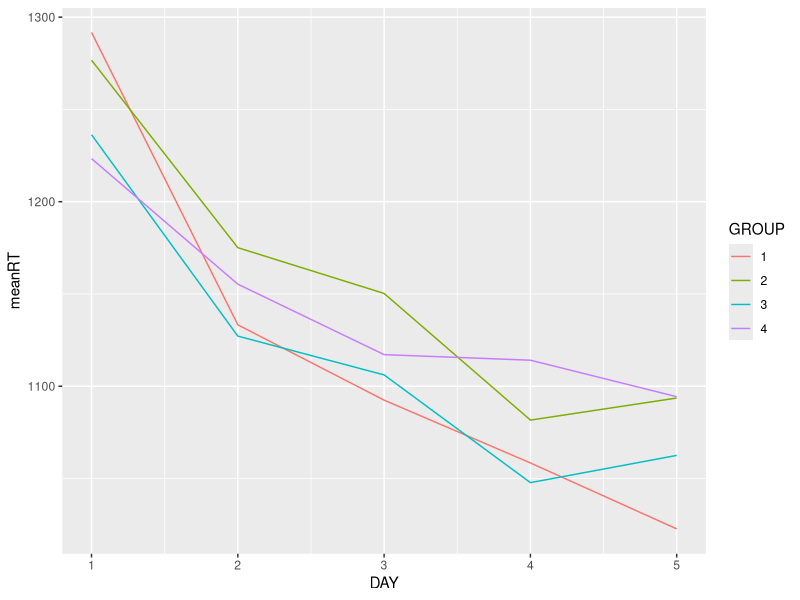
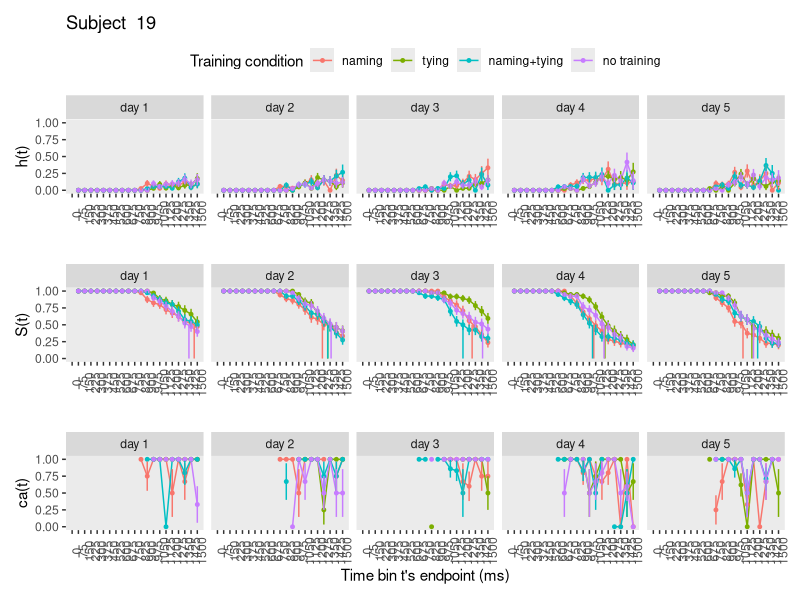
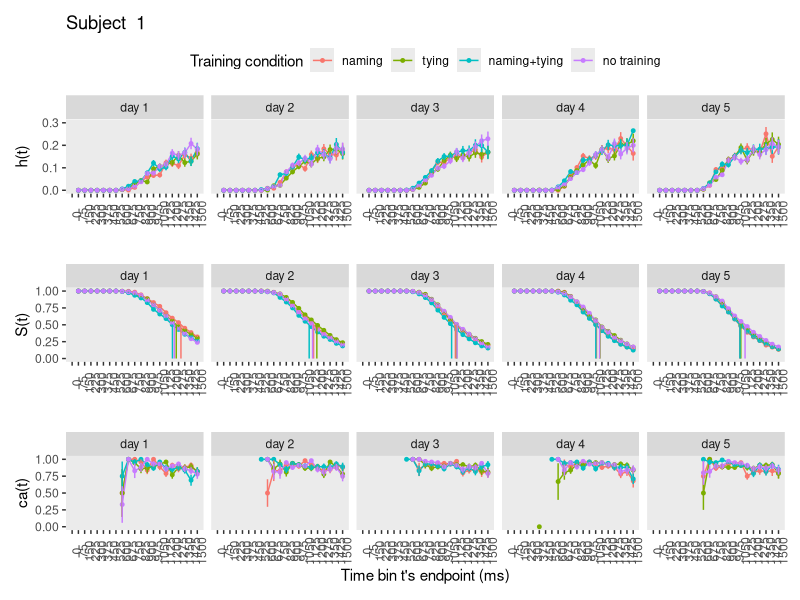
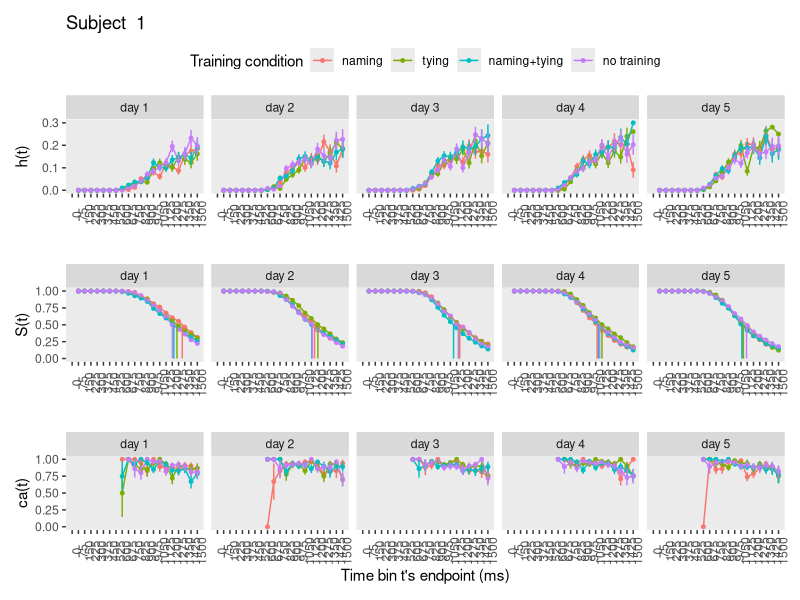
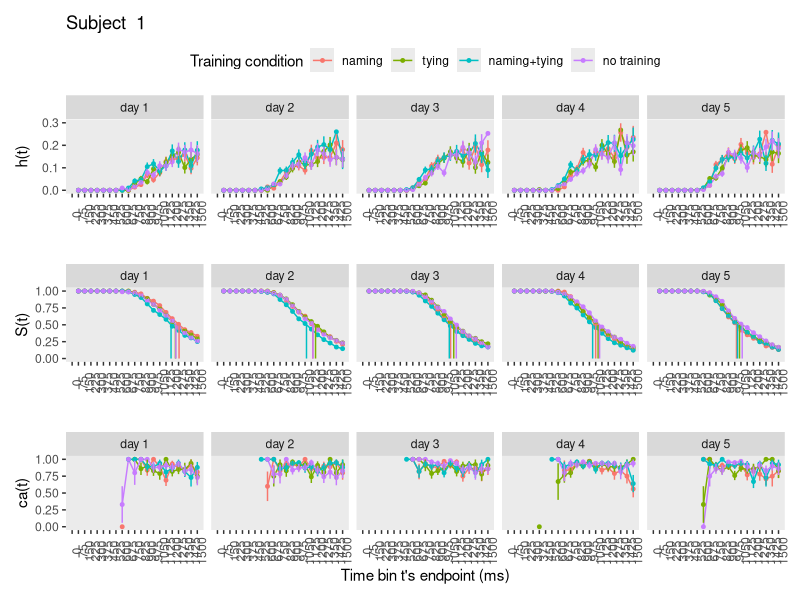
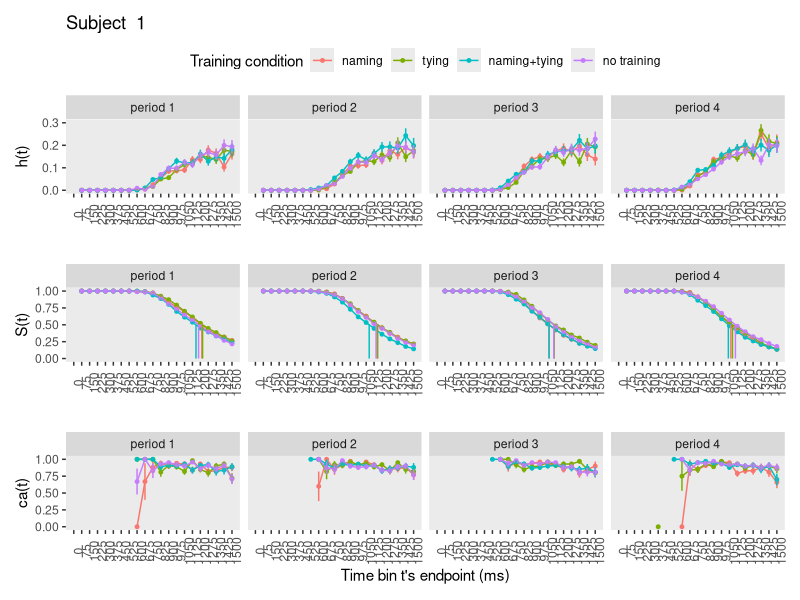
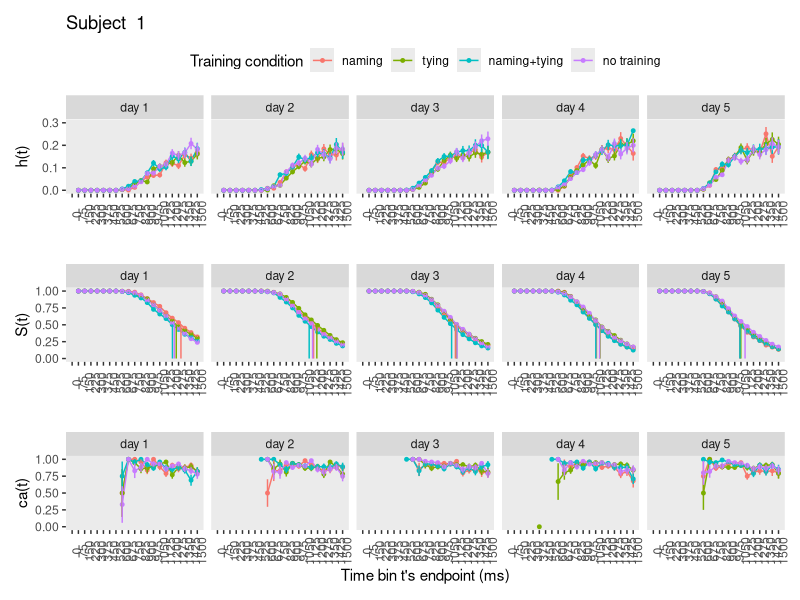
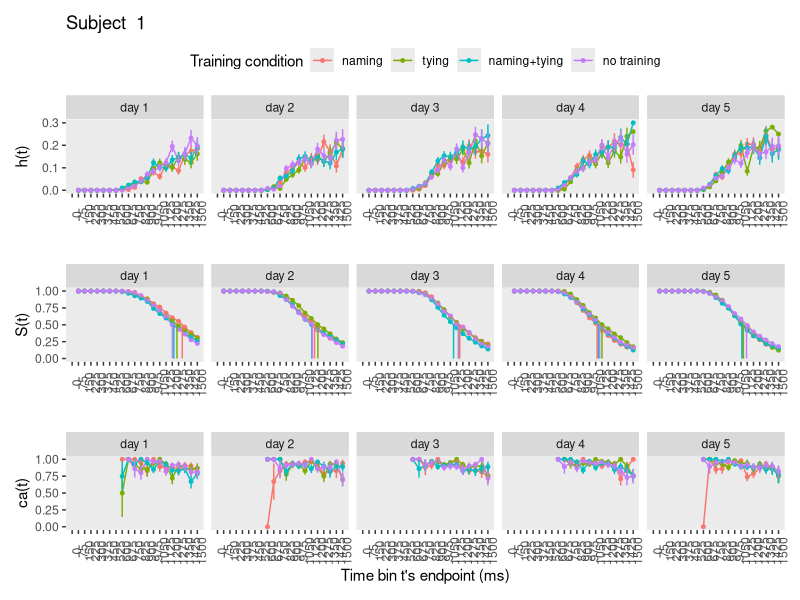

Recreate these plots in R, in order.
## ---- chunk 1
knitr::opts_chunk$set(echo = TRUE)
## ---- chunk 2
library(tidyverse) # data wrangling
library(patchwork) # combine figures
## ---- chunk 3
# load the datafile
data_orig <- read_csv(file = "data/data.csv") # 15120 obs. of 17 variables
summary(data_orig)

# check
test <- data_orig %>% group_by(pid, DAY, SESSION) %>% summarise(N = n())
print.data.frame(test)

# Missing 11 sessions (of 200 sessions): 
# s2 of d1 of s1
# s2 of d2 of s3
# s2 of d5 of s3
# s1 of d2 of s7
# s2 of d1 of s14
# s2 of d1 of s15
# s2 of d2 of s15
# s2 of d1 of s16
# s2 of d2 of s17
# s2 of d3 of s17
# s2 of d5 of s17

# remove trials where response = NA (452 trials)
data2 <- data_orig %>% drop_na() # 14668 trials left
head(data2)

# select relevant variables, and add accuracy column
data2 <- data2 %>%
  select(pid, RESPONSE, RT, GROUP, MATCH, DAY, SESSION) %>%
  mutate(acc = ifelse(RESPONSE==MATCH,1,0))
head(data2)

# select correct trials
data2_acc <- data2 %>% filter(acc==1) # 12783 trials
head(data2_acc)

# eliminate fastest and slowest 10% of trials, for each testing session of 80 trials:

# combine day and session info
data2_acc <- data2_acc %>% mutate(testsession = (2*(DAY-1)) + SESSION )

# nest data within pid x testsession
data2_acc_nest <- data2_acc %>% group_nest(pid,testsession)

pluck(data2_acc_nest,3,1)

# define function to sort RT, calculate 10%, and remove slowest and fastest trials
trim_data <- function(df){
  df <- df %>% arrange(RT)
  Ntrials <- nrow(df) 
  Nperc <- floor(floor(Ntrials/10) / 2) 
  df <- df %>% mutate(trim=1) # column 8
  df[1:Nperc,8] <- 0
  df[(nrow(df)-Nperc):nrow(df),8] <- 0
  df <- df %>% filter(trim==1)
  return(df)
}

data2_acc_trim <- data2_acc_nest %>% 
                     mutate(trimmed  = map(data, trim_data)) 

pluck(data2_acc_trim,4,1)

# unnest
data3 <- data2_acc_trim %>% 
                        select(pid, testsession, trimmed) %>%  unnest(trimmed)
head(data3)
summary(data3)

# plot mean RT for session 2
data3 <- data3 %>% mutate(GROUP = factor(GROUP, levels = 1:4))
data3 %>% filter(SESSION==2) %>% 
  group_by(DAY, GROUP) %>% summarise(meanRT = mean(RT)) %>%
  ggplot(mapping = aes(DAY, meanRT, group=GROUP, color=GROUP)) + geom_line()
## ---- chunk 4
# load the datafile
data_orig <- read_csv(file = "data/data.csv") # 15120 obs. of 17 variables

summary(data_orig)

data_orig %>% head(n=20)

# pid: 1-20 ? 
# RT: 375-2499 ms / NA: 452
# RESPONSE: 1 = match, 2 = nomatch / NA: 452
# GROUP: 1 - 4
# MATCH: 1 = yes, 2 = no
# DAY: 1 - 5

# select relevant variables, and add accuracy column
data <- data_orig %>%
  select(pid, RESPONSE, RT, GROUP, MATCH, DAY) %>%
  mutate(acc = ifelse(RESPONSE==MATCH,1,0))

# check...
head(data)
summary(data)
data %>% group_by(GROUP) %>% count() # 3780 trials per GROUP

# Rename columns to match with functions
names(data) <- c("pid", "resp", "RT", "iv2", "match", "iv1", "acc")
head(data)

# Add trial number per subject
data <- data %>% group_by(pid) %>% mutate(trial = row_number()) %>% ungroup()
head(data)
summary(data)

# check number of trials per GROUP and subject
SUM <- data %>% group_by(pid,iv2) %>% count() 
print.data.frame(SUM) # 140, 160, 180, or 200 trials per GROUP per subject...

# remove trials where response = NA
data_clean <- data %>% drop_na() # 14668 trials left
head(data_clean)

# add condition indicating each combination of iv2 (GROUP) and iv1 (day)
data_clean <- data_clean %>% mutate(condition = (4*(iv1-1)) + iv2) 
head(data_clean) 
summary(data_clean)
## ---- chunk 5
data_nested <- data_clean %>% group_nest(pid)
## ---- chunk 6
censor <- function(df, timeout, bin_width){
  if(!(timeout %% bin_width == 0)){
    return("The censoring time must be a multiple of the bin width!")
  }
  df %>% mutate(right_censored = 0,
                RT2 = ifelse(RT > timeout, timeout, RT) %>% round(digits=2),
                right_censored = ifelse(RT2 == timeout,1,right_censored),
                dRT = ceiling(RT2/bin_width),
                cens_time = timeout, bin_width = bin_width)
}
## ---- chunk 7
ptb <- function(df){
  df %>% uncount(weights = dRT) %>% 
         group_by(trial) %>% 
         mutate(period = 1:n()) %>% 
         mutate(event = if_else(period == max(period) & right_censored == 0, 1, 0)) %>% 
         ungroup()
}
## ---- chunk 8
setup_lt_2iv <- function(ptb){
  ptb %>% mutate(event = str_c("event", event)) %>%
          group_by(condition, iv1, iv2, period) %>% 
          count(event) %>% 
          ungroup() %>% 
          pivot_wider(names_from = event,
                      values_from = n) %>% 
          mutate(event0 = ifelse(is.na(event0),0,event0), # replace NA with 0
                 event1 = ifelse(is.na(event1),0,event1),
                 risk_set = event0 + event1) %>% # define the risk set
          mutate(hazard = (event1 / risk_set) %>% round(digits = 3)) %>% # calculate hazard estimate
          mutate(se_haz = sqrt((hazard * (1 - hazard)) / risk_set) %>% round(digits = 4)) %>% # se hazard
          group_by(condition) %>%
          mutate(survival = (cumprod(1-hazard)) %>% round(digits = 4), # calculate survival estimate
                 term     = (cumsum(hazard / (risk_set * (1 - hazard)))) %>% round(digits = 7),
                 se_surv  = (survival * sqrt(term)) %>% round(digits = 5)  ) %>% # Greenwood's (1926) approximation
          ungroup() 
}
## ---- chunk 9
calc_ca <- function(df){
  df %>% filter(right_censored==0) %>%
         group_by(condition,dRT,cens_time,bin_width) %>%
         summarize(ca = mean(acc) %>% round(digits = 2),
                   n = n(),
                   .groups = 'drop') %>%
         ungroup() %>%
         mutate(period = dRT,
                se_ca = sqrt((ca * (1-ca)) / n) %>% round(digits = 3)) %>%
         select(-dRT)
}
## ---- chunk 10
join_lt_ca <- function(df1,df2){df1 %>% left_join(df2, join_by(condition,period))}
## ---- chunk 11
extract_median <- function(df){
  above_pct50 <- df %>% 
      group_by(condition) %>%
      filter(survival > .5) %>% 
      slice(n()) # take last row
  below_pct50 <- df %>% 
      group_by(condition) %>%
      filter(survival < .5) %>% 
      slice(1) # take first row
  # pull period above
  period_above <- pull(above_pct50, period)
  # pull survivor function values
  survival_above <- pull(above_pct50, survival)
  survival_below <- pull(below_pct50, survival)
  # estimate median by interpolation
  median_period <- period_above+((survival_above-.5)/(survival_above-survival_below))*((period_above+1)-period_above)
}
## ---- chunk 12
plot_eha_2iv <- function(df,subj){
  library(patchwork)
  cutoff <- df %>% pull(cens_time) %>% max(na.rm=T)
  binsize <- df %>% pull(bin_width) %>% max(na.rm=T)
  median_period <- extract_median(df)
  n_iv1 <- nlevels(factor(df$iv1))
  n_iv2 <- nlevels(factor(df$iv2))
  n_conditions <- n_iv1*n_iv2
  # set up tibble to plot vertical lines indicating S(t).50 for each condition
  data_median <- c()
  for(i in 1:n_conditions){
    data_median <- append(data_median, c(median_period[i], median_period[i]))
  }
  data_medians <- tibble(period= data_median,
                         survival = rep(c(.5, 0),n_conditions),
                         condition = rep(1:n_conditions, each=2),
                         train =  factor(rep(rep(1:n_iv2, each=2),n_iv1),levels=c(1:4),labels=c("naming", "tying", "naming+tying","no training")),
                         day = factor(rep(1:n_iv1, each=2*n_iv2),levels=c(1:5),labels=str_c("day ",1:5)  ))
  
p1 <-df %>% 
  mutate(day = factor(iv1,levels=c(1:5),labels=str_c("day ",1:5)  )) %>% 
  mutate(train = factor(iv2,levels=c(1:4),labels=c("naming", "tying", "naming+tying","no training")  )) %>% 
                           
  ggplot(aes(x=period, color=train, group=train)) +
  geom_line(aes(y=hazard)) +
  geom_point(aes(y=hazard), size=1) + labs(color="Training condition") +
  geom_linerange(aes(ymin=hazard-se_haz, ymax=hazard+se_haz), show.legend = F) +
  scale_x_continuous(breaks = c(0,1:(cutoff/binsize)), labels=c(0,1:(cutoff/binsize)*binsize),
                     limits = c(0,cutoff/binsize)) +
  scale_y_continuous(limits = c(0,1)) +
  labs(x="", y="h(t)", title = paste("Subject ", subj)) +
  theme(legend.background = element_rect(fill = "transparent"),
        panel.grid = element_blank(),
        legend.position = "top",
        axis.text.x = element_text(angle=90)) +
  facet_wrap(~day, nrow=1,ncol=5)

p2 <-df %>%
  mutate(day = factor(iv1,levels=c(1:5),labels=str_c("day ",1:5)  )) %>% 
  mutate(train = factor(iv2,levels=c(1:4),labels=c("naming", "tying", "naming+tying", "no training")  )) %>% 
  ggplot(aes(x=period, color=train, group=train)) +
  geom_line(aes(y=survival), show.legend = F) +
  geom_point(aes(y=survival), size=1, show.legend = F) +
  
  geom_linerange(aes(ymin=survival-se_surv, ymax=survival+se_surv), show.legend = F) +
  # add medians
  geom_path(aes(x=period, y=survival),
            data = data_medians, 
            linetype = 1, show.legend = F) +
  scale_x_continuous(breaks = c(0,1:(cutoff/binsize)), labels=c(0,1:(cutoff/binsize)*binsize),
                     limits=c(0,cutoff/binsize)) +
  scale_y_continuous(limits = c(0,1)) +
  labs(x="", y="S(t)") +
  theme(panel.grid = element_blank(),
        axis.text.x = element_text(angle=90)) +
  facet_wrap(~day, nrow=1,ncol=5)

p3 <-df %>%
  mutate(day = factor(iv1,levels=c(1:5),labels=str_c("day ",1:5)  )) %>% 
  mutate(train = factor(iv2,levels=c(1:4),labels=c("naming", "tying", "naming+tying","no training")  )) %>% 
  ggplot(aes(x=period, color=train, group=train)) +
  geom_line(aes(y=ca), show.legend = F) +
  geom_point(aes(y=ca), size=1, show.legend = F) +
  geom_linerange(aes(ymin=ca-se_ca, ymax=ca+se_ca), show.legend = F) +
  scale_x_continuous(breaks = c(0,1:(cutoff/binsize)), labels=c(0,1:(cutoff/binsize)*binsize),
                     limits=c(0,cutoff/binsize)) +
  scale_y_continuous(limits = c(0,1)) +
  labs(x="Time bin t's endpoint (ms)", y="ca(t)",
       colour="Condition") +
  theme(panel.grid = element_blank(),
        axis.text.x = element_text(angle=90)) +
  facet_wrap(~day, nrow=1,ncol=5)

p1/p2/p3
}
## ---- chunk 13
data_final <- data_nested %>% 
                     mutate(censored  = map(data, censor, 1500, 75)) %>%  # user input: censoring time, bin width
                     mutate(ptb_data  = map(censored, ptb)) %>%            # create person-trial-bin dataset
                     mutate(lifetable = map(ptb_data, setup_lt_2iv)) %>%   # create life tables without ca for 2 IV's
                     mutate(condacc   = map(censored, calc_ca)) %>%        # calculate ca
                     mutate(lifetable_ca = map2(lifetable, condacc, join_lt_ca)) %>%  # create life tables with ca
                     mutate(plot      = map2(.x = lifetable_ca, .y = pid, plot_eha_2iv))  # create plots of info in life tables for 2 IV's
## ---- chunk 14
# pull censored for subject 1
pluck(data_final,3,1)

# pull ptb for subject 2
pluck(data_final,4,2)

# pull lifetable for subject 20 and condition 1 (day1 and training condition 1)
pluck(data_final,5,20) %>% filter(condition==4)

# pull full lifetable for subject 1 and condition 20
pluck(data_final,7,1) %>% filter(condition==20)

# view plot for single subject 
pluck(data_final,8,19) # subjects 3,4, 7,10, 16, 18 and 19 responded slower in one or more training conditions, on 1 or more days compared to others (median RT > 1500)
## ---- chunk 15
# create new pid and trial variables
data_clean_single <- data_clean %>% mutate(oldtrial=trial,
                                              oldpid=pid,
                                              trial = 1:n(),
                                              pid = 1)
summary(data_clean_single)

head(data_clean_single)
## ---- chunk 16
# limit y-axis for hazard plot
plot_eha_2iv_lim <- function(df,subj){
  library(patchwork)
  cutoff <- df %>% pull(cens_time) %>% max(na.rm=T)
  binsize <- df %>% pull(bin_width) %>% max(na.rm=T)
  median_period <- extract_median(df)
  n_iv1 <- nlevels(factor(df$iv1))
  n_iv2 <- nlevels(factor(df$iv2))
  n_conditions <- n_iv1*n_iv2
  # set up tibble to plot vertical lines indicating S(t).50 for each condition
  data_median <- c()
  for(i in 1:n_conditions){
    data_median <- append(data_median, c(median_period[i], median_period[i]))
  }
  data_medians <- tibble(period= data_median,
                         survival = rep(c(.5, 0),n_conditions),
                         condition = rep(1:n_conditions, each=2),
                         train =  factor(rep(rep(1:n_iv2, each=2),n_iv1),levels=c(1:4),labels=c("naming", "tying", "naming+tying","no training")),
                         day = factor(rep(1:n_iv1, each=2*n_iv2),levels=c(1:5),labels=str_c("day ",1:5)  ))
  
p1 <-df %>% 
  mutate(day = factor(iv1,levels=c(1:5),labels=str_c("day ",1:5)  )) %>% 
  mutate(train = factor(iv2,levels=c(1:4),labels=c("naming", "tying", "naming+tying","no training")  )) %>% 
                           
  ggplot(aes(x=period, color=train, group=train)) +
  geom_line(aes(y=hazard)) +
  geom_point(aes(y=hazard), size=1) + labs(color="Training condition") +
  geom_linerange(aes(ymin=hazard-se_haz, ymax=hazard+se_haz), show.legend = F) +
  scale_x_continuous(breaks = c(0,1:(cutoff/binsize)), labels=c(0,1:(cutoff/binsize)*binsize),
                     limits = c(0,cutoff/binsize)) +
  scale_y_continuous(limits = c(0,.3)) + # changes
  labs(x="", y="h(t)", title = paste("Subject ", subj)) +
  theme(legend.background = element_rect(fill = "transparent"),
        panel.grid = element_blank(),
        legend.position = "top",
        axis.text.x = element_text(angle=90)) +
  facet_wrap(~day, nrow=1,ncol=5)

p2 <-df %>%
  mutate(day = factor(iv1,levels=c(1:5),labels=str_c("day ",1:5)  )) %>% 
  mutate(train = factor(iv2,levels=c(1:4),labels=c("naming", "tying", "naming+tying", "no training")  )) %>% 
  ggplot(aes(x=period, color=train, group=train)) +
  geom_line(aes(y=survival), show.legend = F) +
  geom_point(aes(y=survival), size=1, show.legend = F) +
  
  geom_linerange(aes(ymin=survival-se_surv, ymax=survival+se_surv), show.legend = F) +
  # add medians
  geom_path(aes(x=period, y=survival),
            data = data_medians, 
            linetype = 1, show.legend = F) +
  scale_x_continuous(breaks = c(0,1:(cutoff/binsize)), labels=c(0,1:(cutoff/binsize)*binsize),
                     limits=c(0,cutoff/binsize)) +
  scale_y_continuous(limits = c(0,1)) +
  labs(x="", y="S(t)") +
  theme(panel.grid = element_blank(),
        axis.text.x = element_text(angle=90)) +
  facet_wrap(~day, nrow=1,ncol=5)

p3 <-df %>%
  mutate(day = factor(iv1,levels=c(1:5),labels=str_c("day ",1:5)  )) %>% 
  mutate(train = factor(iv2,levels=c(1:4),labels=c("naming", "tying", "naming+tying","no training")  )) %>% 
  ggplot(aes(x=period, color=train, group=train)) +
  geom_line(aes(y=ca), show.legend = F) +
  geom_point(aes(y=ca), size=1, show.legend = F) +
  geom_linerange(aes(ymin=ca-se_ca, ymax=ca+se_ca), show.legend = F) +
  scale_x_continuous(breaks = c(0,1:(cutoff/binsize)), labels=c(0,1:(cutoff/binsize)*binsize),
                     limits=c(0,cutoff/binsize)) +
  scale_y_continuous(limits = c(0,1)) +
  labs(x="Time bin t's endpoint (ms)", y="ca(t)",
       colour="Condition") +
  theme(panel.grid = element_blank(),
        axis.text.x = element_text(angle=90)) +
  facet_wrap(~day, nrow=1,ncol=5)

p1/p2/p3
}
## ---- chunk 17
data_nested_single <- data_clean_single %>% group_nest(pid)

data_final_single <- data_nested_single %>% 
                     mutate(censored  = map(data, censor, 1500, 75)) %>%  # user input: censoring time, bin width
                     mutate(ptb_data  = map(censored, ptb)) %>%            # create person-trial-bin dataset
                     mutate(lifetable = map(ptb_data, setup_lt_2iv)) %>%   # create life tables without ca for 2 IV's
                     mutate(condacc   = map(censored, calc_ca)) %>%        # calculate ca
                     mutate(lifetable_ca = map2(lifetable, condacc, join_lt_ca)) %>%  # create life tables with ca
                     mutate(plot      = map2(.x = lifetable_ca, .y = pid, plot_eha_2iv_lim))  # create plots of info in life tables for 2 IV's
## ---- chunk 18
# view plot for subject 1
pluck(data_final_single,8,1)
## ---- chunk 19
# save as pdf
# map2(paste0("figures/figure_aggregated", data_final_single$pid, ".pdf"), data_final_single$plot, ggsave, width = 25, height = 20, units = "cm")

# save as png
map2(paste0("figures/figure_aggregated", data_final_single$pid, ".png"), data_final_single$plot, ggsave, width = 12, height = 8, dpi = 600)

## ---- chunk 20
# select pre-training sessions
# load the datafile
data_orig <- read_csv(file = "data/data.csv") # 15120 obs. of 17 variables
summary(data_orig)

# select relevant variables, and add accuracy column
data_pre <- data_orig %>%
  select(pid, RESPONSE, RT, GROUP, MATCH, DAY, SESSION) %>%
  mutate(acc = ifelse(RESPONSE==MATCH,1,0)) %>%
  filter(SESSION == 1) %>%
  select(-SESSION)

# check...
head(data_pre)

# Rename columns to match with functions
names(data_pre) <- c("pid", "resp", "RT", "iv2", "match", "iv1", "acc")
head(data_pre)

# Add trial number per subject
data_pre <- data_pre %>% group_by(pid) %>% mutate(trial = row_number()) %>% ungroup()
head(data_pre)
summary(data_pre)

# remove trials where response = NA
data_pre_clean <- data_pre %>% drop_na() 
head(data_pre_clean)

# add condition indicating each combination of iv2 (GROUP) and iv1 (day)
data_pre_clean <- data_pre_clean %>% mutate(condition = (4*(iv1-1)) + iv2) 
head(data_pre_clean) 
summary(data_pre_clean)

# create new pid and trial variables for aggregated data plot
data_pre_clean_single <- data_pre_clean %>% mutate(oldtrial=trial,
                                              oldpid=pid,
                                              trial = 1:n(),
                                              pid = 1)
summary(data_pre_clean_single)
head(data_pre_clean_single)
## ---- chunk 21
data_nested_single_pre <- data_pre_clean_single %>% group_nest(pid)

data_final_single_pre <- data_nested_single_pre %>% 
                     mutate(censored  = map(data, censor, 1500, 75)) %>%  # user input: censoring time, bin width
                     mutate(ptb_data  = map(censored, ptb)) %>%            # create person-trial-bin dataset
                     mutate(lifetable = map(ptb_data, setup_lt_2iv)) %>%   # create life tables without ca for 2 IV's
                     mutate(condacc   = map(censored, calc_ca)) %>%        # calculate ca
                     mutate(lifetable_ca = map2(lifetable, condacc, join_lt_ca)) %>%  # create life tables with ca
                     mutate(plot      = map2(.x = lifetable_ca, .y = pid, plot_eha_2iv_lim))  # create plots of info in life tables for 2 IV's
## ---- chunk 22
# view plot for subject 1
pluck(data_final_single_pre,8,1)
## ---- chunk 23
# save as png
map2(paste0("figures/figure_aggregated_pre", data_final_single_pre$pid, ".png"), data_final_single_pre$plot, ggsave, width = 12, height = 8, dpi = 600)
## ---- chunk 24
# select post-training sessions
# load the datafile
data_orig <- read_csv(file = "data/data.csv") # 15120 obs. of 17 variables
summary(data_orig)

# select relevant variables, and add accuracy column
data_post <- data_orig %>%
  select(pid, RESPONSE, RT, GROUP, MATCH, DAY, SESSION) %>%
  mutate(acc = ifelse(RESPONSE==MATCH,1,0)) %>%
  filter(SESSION == 2) %>%
  select(-SESSION)

# check...
head(data_post)

# Rename columns to match with functions
names(data_post) <- c("pid", "resp", "RT", "iv2", "match", "iv1", "acc")
head(data_post)

# Add trial number per subject
data_post <- data_post %>% group_by(pid) %>% mutate(trial = row_number()) %>% ungroup()
head(data_post)
summary(data_post)

# remove trials where response = NA
data_post_clean <- data_post %>% drop_na() 
head(data_post_clean)

# add condition indicating each combination of iv2 (GROUP) and iv1 (day)
data_post_clean <- data_post_clean %>% mutate(condition = (4*(iv1-1)) + iv2) 
head(data_post_clean) 
summary(data_post_clean)

# create new pid and trial variables for aggregated data plot
data_post_clean_single <- data_post_clean %>% mutate(oldtrial=trial,
                                              oldpid=pid,
                                              trial = 1:n(),
                                              pid = 1)
summary(data_post_clean_single)
head(data_post_clean_single)
## ---- chunk 25
data_nested_single_post <- data_post_clean_single %>% group_nest(pid)

data_final_single_post <- data_nested_single_post %>% 
                     mutate(censored  = map(data, censor, 1500, 75)) %>%  # user input: censoring time, bin width
                     mutate(ptb_data  = map(censored, ptb)) %>%            # create person-trial-bin dataset
                     mutate(lifetable = map(ptb_data, setup_lt_2iv)) %>%   # create life tables without ca for 2 IV's
                     mutate(condacc   = map(censored, calc_ca)) %>%        # calculate ca
                     mutate(lifetable_ca = map2(lifetable, condacc, join_lt_ca)) %>%  # create life tables with ca
                     mutate(plot      = map2(.x = lifetable_ca, .y = pid, plot_eha_2iv_lim))  # create plots of info in life tables for 2 IV's
## ---- chunk 26
# view plot for subject 1
pluck(data_final_single_post,8,1)
## ---- chunk 27
# save as png
map2(paste0("figures/figure_aggregated_post", data_final_single_post$pid, ".png"), data_final_single_post$plot, ggsave, width = 12, height = 8, dpi = 600)
## ---- chunk 28
# select between-training sessions
# load the datafile
data_orig <- read_csv(file = "data/data.csv") # 15120 obs. of 17 variables
data_orig %>% count(DAY)
# select relevant variables, and add accuracy column
data_between <- data_orig %>%
  select(pid, RESPONSE, RT, GROUP, MATCH, DAY, SESSION) %>%
  mutate(acc = ifelse(RESPONSE==MATCH,1,0),
         DAY_BETWEEN = ifelse(DAY==1 & SESSION ==1, 0,
                       ifelse(DAY==1 & SESSION ==2, 1,
                       ifelse(DAY==2 & SESSION ==1, 1,
                       ifelse(DAY==2 & SESSION ==2, 2,
                       ifelse(DAY==3 & SESSION ==1, 2,
                       ifelse(DAY==3 & SESSION ==2, 3,
                       ifelse(DAY==4 & SESSION ==1, 3,
                       ifelse(DAY==4 & SESSION ==2, 4,
                       ifelse(DAY==5 & SESSION ==1, 4, 0))))))))) )
data_between %>% count(DAY_BETWEEN)


# remove first and last session
data_between <- data_between %>% filter(DAY_BETWEEN>0)

# remove columns DAY and SESSION
data_between <- data_between %>% select(-c(DAY,SESSION))

# Rename columns to match with functions
names(data_between) <- c("pid", "resp", "RT", "iv2", "match", "acc", "iv1")
head(data_between)

# Add trial number per subject
data_between <- data_between %>% group_by(pid) %>% mutate(trial = row_number()) %>% ungroup()

head(data_between)
summary(data_between)

# remove trials where response = NA
data_between_clean <- data_between %>% drop_na() 
head(data_between_clean)

# add condition indicating each combination of iv2 (GROUP) and iv1 (DAY_BETWEEN)
data_between_clean <- data_between_clean %>% mutate(condition = (4*(iv1-1)) + iv2) 
head(data_between_clean) 
summary(data_between_clean)

# create new pid and trial variables for aggregated data plot
data_between_clean_single <- data_between_clean %>% mutate(oldtrial=trial,
                                              oldpid=pid,
                                              trial = 1:n(),
                                              pid = 1)
summary(data_between_clean_single)
head(data_between_clean_single)
## ---- chunk 29
# limit y-axis hazard + only 4 levels for iv1 (periods between learning)
plot_eha_2iv_lim_between <- function(df,subj){
  library(patchwork)
  cutoff <- df %>% pull(cens_time) %>% max(na.rm=T)
  binsize <- df %>% pull(bin_width) %>% max(na.rm=T)
  median_period <- extract_median(df)
  n_iv1 <- nlevels(factor(df$iv1))
  n_iv2 <- nlevels(factor(df$iv2))
  n_conditions <- n_iv1*n_iv2
  # set up tibble to plot vertical lines indicating S(t).50 for each condition
  data_median <- c()
  for(i in 1:n_conditions){
    data_median <- append(data_median, c(median_period[i], median_period[i]))
  }
  data_medians <- tibble(period= data_median,
                         survival = rep(c(.5, 0),n_conditions),
                         condition = rep(1:n_conditions, each=2),
                         train =  factor(rep(rep(1:n_iv2, each=2),n_iv1),levels=c(1:4),labels=c("naming", "tying", "naming+tying","no training")),
                         day = factor(rep(1:n_iv1, each=2*n_iv2),levels=c(1:4),labels=str_c("period ",1:4)  )) # changes
  
p1 <-df %>% 
  mutate(day = factor(iv1,levels=c(1:4),labels=str_c("period ",1:4)  )) %>% # changes 
  mutate(train = factor(iv2,levels=c(1:4),labels=c("naming", "tying", "naming+tying","no training")  )) %>% 
                           
  ggplot(aes(x=period, color=train, group=train)) +
  geom_line(aes(y=hazard)) +
  geom_point(aes(y=hazard), size=1) + labs(color="Training condition") +
  geom_linerange(aes(ymin=hazard-se_haz, ymax=hazard+se_haz), show.legend = F) +
  scale_x_continuous(breaks = c(0,1:(cutoff/binsize)), labels=c(0,1:(cutoff/binsize)*binsize),
                     limits = c(0,cutoff/binsize)) +
  scale_y_continuous(limits = c(0,.3)) +
  labs(x="", y="h(t)", title = paste("Subject ", subj)) +
  theme(legend.background = element_rect(fill = "transparent"),
        panel.grid = element_blank(),
        legend.position = "top",
        axis.text.x = element_text(angle=90)) +
  facet_wrap(~day, nrow=1,ncol=5)

p2 <-df %>%
  mutate(day = factor(iv1,levels=c(1:4),labels=str_c("period ",1:4)  )) %>% # changes
  mutate(train = factor(iv2,levels=c(1:4),labels=c("naming", "tying", "naming+tying", "no training")  )) %>% 
  ggplot(aes(x=period, color=train, group=train)) +
  geom_line(aes(y=survival), show.legend = F) +
  geom_point(aes(y=survival), size=1, show.legend = F) +
  
  geom_linerange(aes(ymin=survival-se_surv, ymax=survival+se_surv), show.legend = F) +
  # add medians
  geom_path(aes(x=period, y=survival),
            data = data_medians, 
            linetype = 1, show.legend = F) +
  scale_x_continuous(breaks = c(0,1:(cutoff/binsize)), labels=c(0,1:(cutoff/binsize)*binsize),
                     limits=c(0,cutoff/binsize)) +
  scale_y_continuous(limits = c(0,1)) +
  labs(x="", y="S(t)") +
  theme(panel.grid = element_blank(),
        axis.text.x = element_text(angle=90)) +
  facet_wrap(~day, nrow=1,ncol=5)

p3 <-df %>%
  mutate(day = factor(iv1,levels=c(1:4),labels=str_c("period ",1:4)  )) %>% # changes 
  mutate(train = factor(iv2,levels=c(1:4),labels=c("naming", "tying", "naming+tying","no training")  )) %>% 
  ggplot(aes(x=period, color=train, group=train)) +
  geom_line(aes(y=ca), show.legend = F) +
  geom_point(aes(y=ca), size=1, show.legend = F) +
  geom_linerange(aes(ymin=ca-se_ca, ymax=ca+se_ca), show.legend = F) +
  scale_x_continuous(breaks = c(0,1:(cutoff/binsize)), labels=c(0,1:(cutoff/binsize)*binsize),
                     limits=c(0,cutoff/binsize)) +
  scale_y_continuous(limits = c(0,1)) +
  labs(x="Time bin t's endpoint (ms)", y="ca(t)",
       colour="Condition") +
  theme(panel.grid = element_blank(),
        axis.text.x = element_text(angle=90)) +
  facet_wrap(~day, nrow=1,ncol=5)

p1/p2/p3
}
## ---- chunk 30
data_nested_single_between <- data_between_clean_single %>% group_nest(pid)

data_final_single_between <- data_nested_single_between %>% 
                     mutate(censored  = map(data, censor, 1500, 75)) %>%  # user input: censoring time, bin width
                     mutate(ptb_data  = map(censored, ptb)) %>%            # create person-trial-bin dataset
                     mutate(lifetable = map(ptb_data, setup_lt_2iv)) %>%   # create life tables without ca for 2 IV's
                     mutate(condacc   = map(censored, calc_ca)) %>%        # calculate ca
                     mutate(lifetable_ca = map2(lifetable, condacc, join_lt_ca)) %>%  # create life tables with ca
                     mutate(plot      = map2(.x = lifetable_ca, .y = pid, plot_eha_2iv_lim_between))  # create plots of info in life tables for 2 IV's
## ---- chunk 31
# view plot for subject 1
pluck(data_final_single_between,8,1)
## ---- chunk 32
# save as png
map2(paste0("figures/figure_aggregated_between", data_final_single_between$pid, ".png"), data_final_single_between$plot, ggsave, width = 12, height = 8, dpi = 600)
## ---- chunk 33
summary(data_clean)
head(data_clean)

data_test <- data_clean %>% mutate(range = ifelse(RT < 600 | RT > 1500, 0,1))
head(data_test)
summary(data_test)

data_test %>% group_by(pid) %>% summarise(range_perc = mean(range))

# subjects 2, 3, 7,10, 16,17 and 19 have less than 80 percent of their RT in this range
